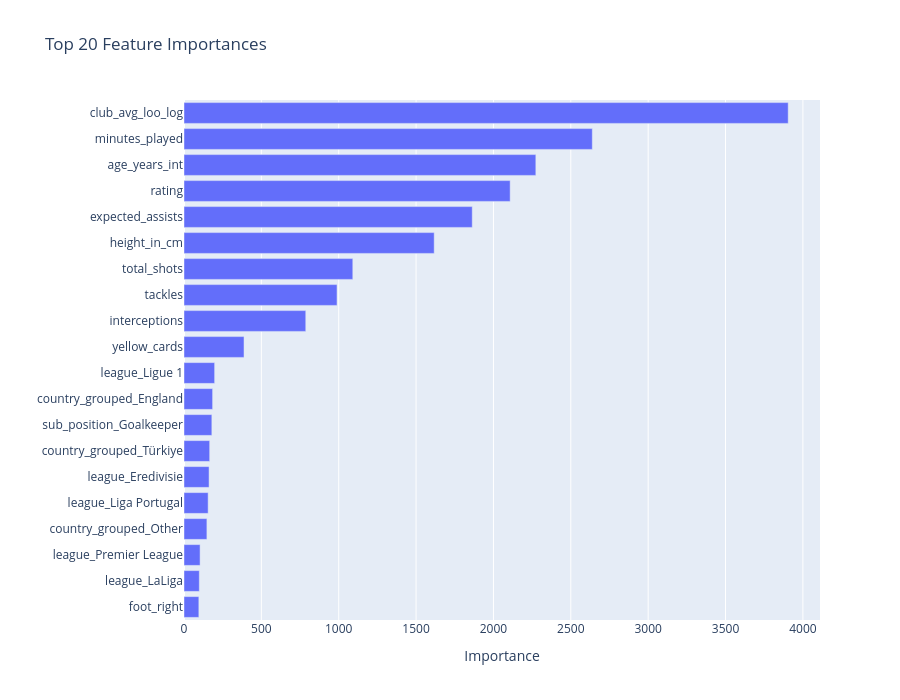

The notebook cell this image was saved under:
### Code cell
# Get feature importances
importance_df = pd.DataFrame({
    "feature": X_train_full.columns,
    "importance": final_model.feature_importances_
}).sort_values("importance", ascending=False).head(20)

# Reverse so the biggest appears at the top in horizontal bar chart
importance_df = importance_df.sort_values("importance", ascending=True)

print(importance_df)

fig = px.bar(
    importance_df,
    x="importance",
    y="feature",
    orientation="h",
    title="Top 20 Feature Importances",
    labels={"importance": "Importance", "feature": "Feature"}
)

fig.update_layout(
    yaxis_title="",
    xaxis_title="Importance",
    height=700
)

fig.show()

### Figure 1 — Plotly figure (JSON) as saved in the notebook; plotly's stock layout.template omitted (floating-point values rounded to 4 significant figures)
{"data": [{"hovertemplate": "Importance=%{x}<br>Feature=%{y}<extra></extra>", "legendgroup": "", "marker": {"color": "#636efa", "pattern": {"shape": ""}}, "name": "", "orientation": "h", "showlegend": false, "textposition": "auto", "type": "bar", "x": [96, 99, 104, 148, 156, 162, 166, 180, 185, 198, 388, 787, 989, 1091, 1617, 1863, 2108, 2274, 2639, 3905], "xaxis": "x", "y": ["foot_right", "league_LaLiga", "league_Premier League", "country_grouped_Other", "league_Liga Portugal", "league_Eredivisie", "country_grouped_Türkiye", "sub_position_Goalkeeper", "country_grouped_England", "league_Ligue 1", "yellow_cards", "interceptions", "tackles", "total_shots", "height_in_cm", "expected_assists", "rating", "age_years_int", "minutes_played", "club_avg_loo_log"], "yaxis": "y"}], "layout": {"barmode": "relative", "height": 700, "legend": {"tracegroupgap": 0}, "title": {"text": "Top 20 Feature Importances"}, "xaxis": {"anchor": "y", "domain": [0, 1], "title": {"text": "Importance"}}, "yaxis": {"anchor": "x", "domain": [0, 1], "title": {"text": ""}}}}
